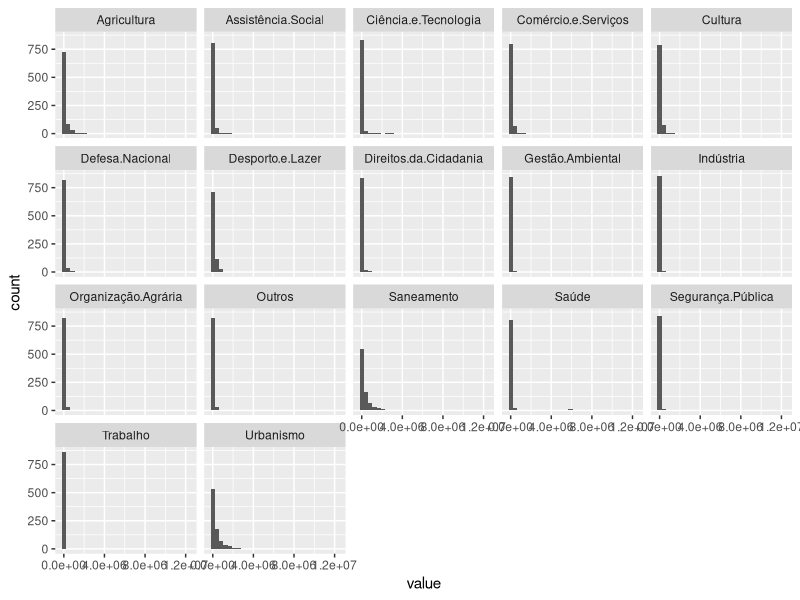
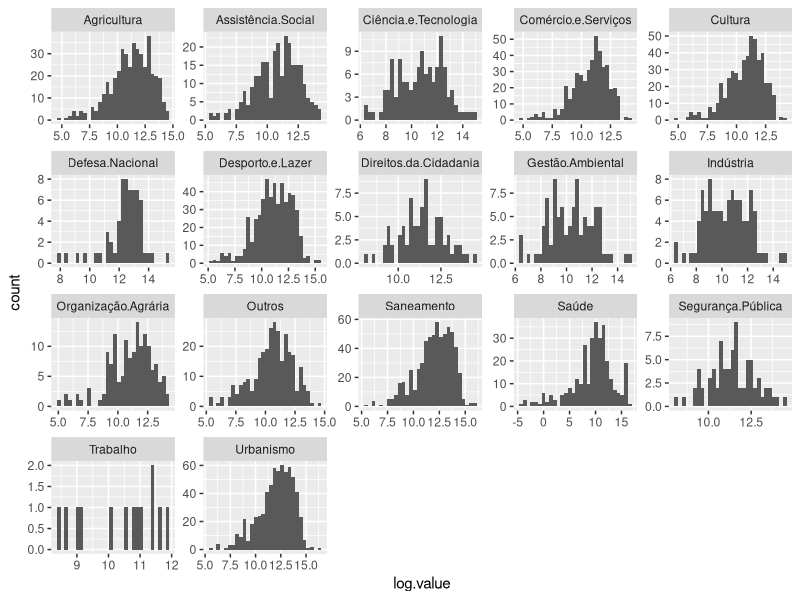
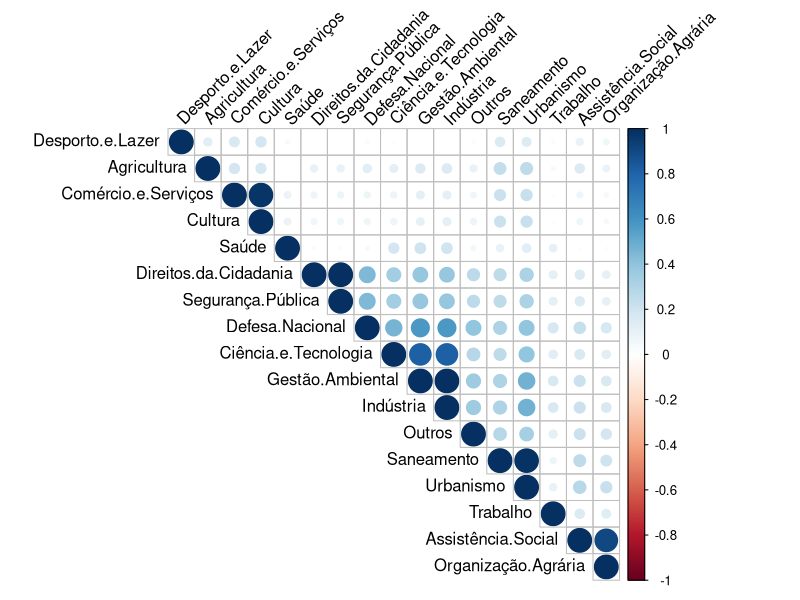

Write R code to recreate these figures, in order.
## ---- chunk 1
library(dplyr)
library(corrplot)
library(ggplot2)
library(reshape2)
## ---- chunk 2
emendas.areas.parlamentar <- read.csv("emendas_area_parlamentar.csv")
## ---- chunk 3
emendas.areas.parlamentar %>% head()
## ---- chunk 4
melted.emendas.areas.parlamentar <- melt(emendas.areas.parlamentar, id=c("NOME_PARLAMENTAR")) 

ggplot(melted.emendas.areas.parlamentar, aes(value)) +
  geom_histogram() +
  facet_wrap(~variable)
## ---- chunk 5
melted.emendas.areas.parlamentar <- melted.emendas.areas.parlamentar %>%
  mutate(
    log.value = log(value)
  )

ggplot(melted.emendas.areas.parlamentar, aes(log.value)) +
  geom_histogram() +
  facet_wrap(~variable, scales = "free")
## ---- chunk 6
corr.emendas.areas.parlamentar <- cor(emendas.areas.parlamentar %>% select(-NOME_PARLAMENTAR))
corrplot(corr.emendas.areas.parlamentar, type="upper", order="hclust", tl.col="black", tl.srt=45)
